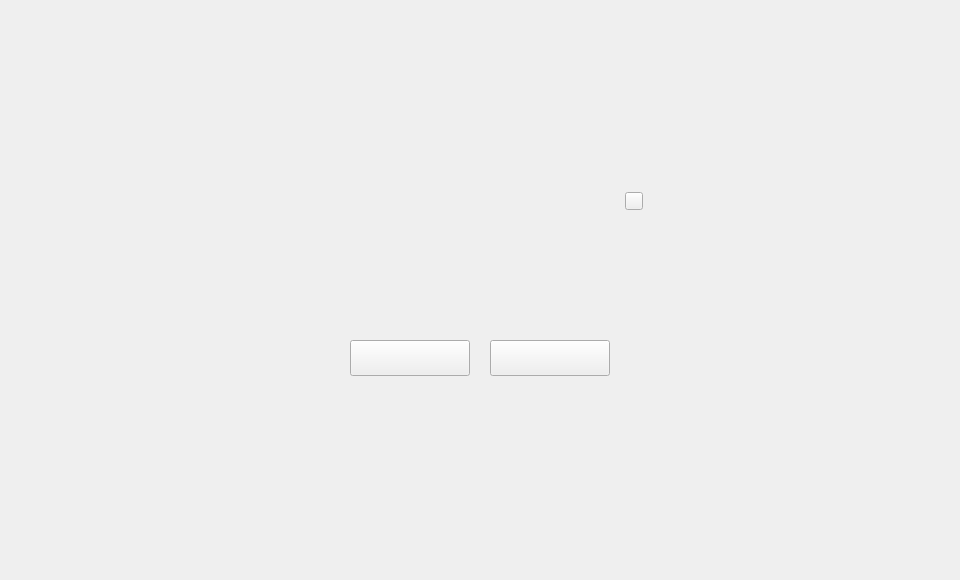
<?xml version="1.0" encoding="UTF-8"?>
<ui version="4.0">
 <class>CommonDialog</class>
 <widget class="QDialog" name="CommonDialog">
  <property name="geometry">
   <rect>
    <x>0</x>
    <y>0</y>
    <width>960</width>
    <height>580</height>
   </rect>
  </property>
  <property name="windowTitle">
   <string>Dialog</string>
  </property>
  <widget class="QWidget" name="widget" native="true">
   <property name="geometry">
    <rect>
     <x>0</x>
     <y>0</y>
     <width>960</width>
     <height>580</height>
    </rect>
   </property>
   <widget class="QWidget" name="containerWidget" native="true">
    <property name="geometry">
     <rect>
      <x>290</x>
      <y>180</y>
      <width>380</width>
      <height>220</height>
     </rect>
    </property>
    <widget class="QLabel" name="textLabel">
     <property name="geometry">
      <rect>
       <x>80</x>
       <y>40</y>
       <width>220</width>
       <height>100</height>
      </rect>
     </property>
     <property name="font">
      <font>
       <family>微软雅黑 Light</family>
      </font>
     </property>
     <property name="styleSheet">
      <string notr="true">color: rgb(192,196,212);</string>
     </property>
     <property name="text">
      <string/>
     </property>
     <property name="alignment">
      <set>Qt::AlignCenter</set>
     </property>
     <property name="wordWrap">
      <bool>true</bool>
     </property>
     <property name="textInteractionFlags">
      <set>Qt::LinksAccessibleByMouse|Qt::TextSelectableByMouse</set>
     </property>
    </widget>
    <widget class="QToolButton" name="okBtn">
     <property name="geometry">
      <rect>
       <x>60</x>
       <y>160</y>
       <width>120</width>
       <height>36</height>
      </rect>
     </property>
     <property name="font">
      <font>
       <family>微软雅黑 Light</family>
      </font>
     </property>
     <property name="cursor">
      <cursorShape>PointingHandCursor</cursorShape>
     </property>
     <property name="styleSheet">
      <string notr="true"/>
     </property>
     <property name="text">
      <string/>
     </property>
    </widget>
    <widget class="QToolButton" name="cancelBtn">
     <property name="geometry">
      <rect>
       <x>200</x>
       <y>160</y>
       <width>120</width>
       <height>36</height>
      </rect>
     </property>
     <property name="font">
      <font>
       <family>微软雅黑 Light</family>
      </font>
     </property>
     <property name="cursor">
      <cursorShape>PointingHandCursor</cursorShape>
     </property>
     <property name="styleSheet">
      <string notr="true"/>
     </property>
     <property name="text">
      <string/>
     </property>
    </widget>
    <widget class="QToolButton" name="closeBtn">
     <property name="geometry">
      <rect>
       <x>335</x>
       <y>12</y>
       <width>18</width>
       <height>18</height>
      </rect>
     </property>
     <property name="cursor">
      <cursorShape>PointingHandCursor</cursorShape>
     </property>
     <property name="focusPolicy">
      <enum>Qt::NoFocus</enum>
     </property>
     <property name="styleSheet">
      <string notr="true"/>
     </property>
     <property name="text">
      <string/>
     </property>
    </widget>
   </widget>
  </widget>
 </widget>
 <resources/>
 <connections/>
</ui>
